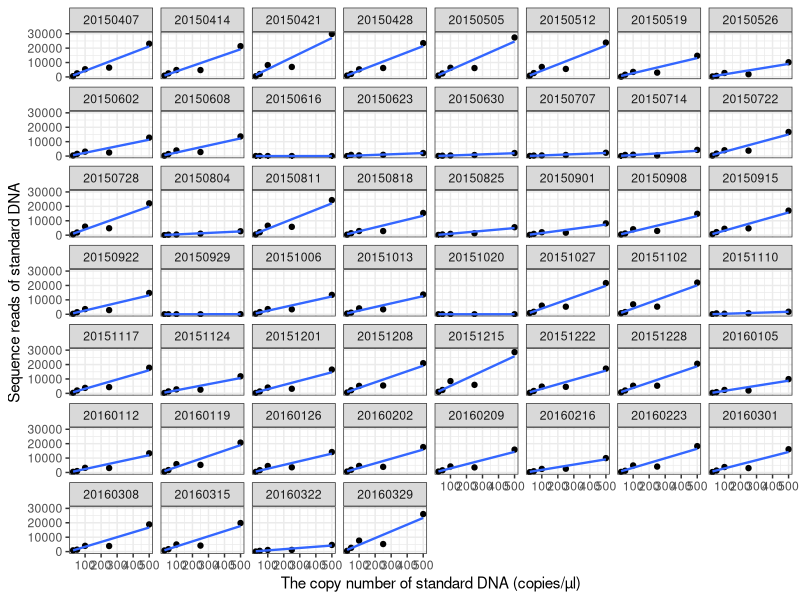

Generate this figure with R: (Note: this script raises an error after producing the figure.)
####
#### R code for Ushio et al.
#### "Quantitative monitoring of multispecies fish environmental DNA using high-throughput sequencing"
#### Additional analysis, No.1 Correction equations for all samples
####

# names for the output folder and workspace file
qmiseq.out.A00 <- "AdditionalFigs"
qmiseq.out.A01 <- "A01_QMiSeq_AllEqns"
dir.create(qmiseq.out.A00, showWarnings = FALSE)
dir.create(qmiseq.out.A01, showWarnings = FALSE)
ws.out.A01 <- file.path(qmiseq.out.A01, "A01_QMiSeq_AllEqns.RData")

# load data
d.sample <- read.csv("../data/01_sample_data.csv")
d.reads.all <- read.csv("../data/02_miseq_reads.csv")

# scientific names and copy numbers of standard DNA
std.name <- c("Saurogobio.immaculatus",
              "Elopichthys.bambusa",
              "Carassioides.acuminatus",
              "Labeo.coubie",
              "Acanthopsoides.gracilentus")
std.copy.1ul <- c(500,250,100,50,25)

# combine standard DNA data
std.reads <- d.reads.all[,std.name]
std.all <- cbind(d.sample, std.reads)
std.sample <- std.all[std.all$treatment == "sample",]

# show the correction equations for all samples
# (copy numbers of standard DNA v.s. reads of standard DNA)
# load library
library(ggplot2)
library(cowplot)
library(reshape2)

# calculate adjusted R2 of the correction equations
d.a1 <- melt(std.sample[,c(2,4:8)], id.vars = "date", variable.name = "STD.sp")
colnames(d.a1)[3] <- "reads"
d.a1$copy <- NaN
d.a1[d.a1[,"STD.sp"] == std.name[1],"copy"] <- std.copy.1ul[1]
d.a1[d.a1[,"STD.sp"] == std.name[2],"copy"] <- std.copy.1ul[2]
d.a1[d.a1[,"STD.sp"] == std.name[3],"copy"] <- std.copy.1ul[3]
d.a1[d.a1[,"STD.sp"] == std.name[4],"copy"] <- std.copy.1ul[4]
d.a1[d.a1[,"STD.sp"] == std.name[5],"copy"] <- std.copy.1ul[5]

# calculate residual structures
resid.raw <- apply((std.sample[,4:8]), 1, function(x) summary(lm(as.numeric(x)~std.copy.1ul+0))$resid)
resid.df <- as.data.frame(resid.raw)
colnames(resid.df) <- as.character(std.sample$date)
resid.df$copy <- std.copy.1ul

d.a2 <- melt(resid.df, id.vars = "copy")
colnames(d.a2) <- c("copy", "date", "residual")

# visualize all regressions
fA1 <- ggplot(d.a1, aes(x = copy, y = reads, group = date))
fA1 <- fA1 + geom_point() + facet_wrap(~date)
fA1 <- fA1 + geom_smooth(method = "lm", se = F, size = 0.8, formula = y ~ x + 0)
fA1 <- fA1 + scale_x_continuous("The copy number of standard DNA (copies/µl)")
fA1 <- fA1 + scale_y_continuous("Sequence reads of standard DNA")
fA1 <- fA1 + theme_bw()

# visualize all residuals
fA2 <- ggplot(d.a2, aes(x = copy, y = residual, group = date))
fA2 <- fA2 + geom_point() + facet_wrap(~date) + geom_hline(yintercept = 0, linetype = 2)
fA2 <- fA2 + scale_x_continuous("The copy number of standard DNA (copies/µl)")
fA2 <- fA2 + scale_y_continuous("Residuals of the regression (=correction equation)")
fA2 <- fA2 + theme_bw()


# output figure
dev.off()
quartz(height=10, width=10)
fA1 # regression line
figA1.name <- file.path(qmiseq.out.00, "FigureA1.png")
quartz.save(figA1.name)

dev.off()
quartz(height=10, width=10)
fA2 # residual structure
figA2.name <- file.path(qmiseq.out.00, "FigureA2.png")
quartz.save(figA2.name)


# save workspace
save.image(ws.out.A01)
